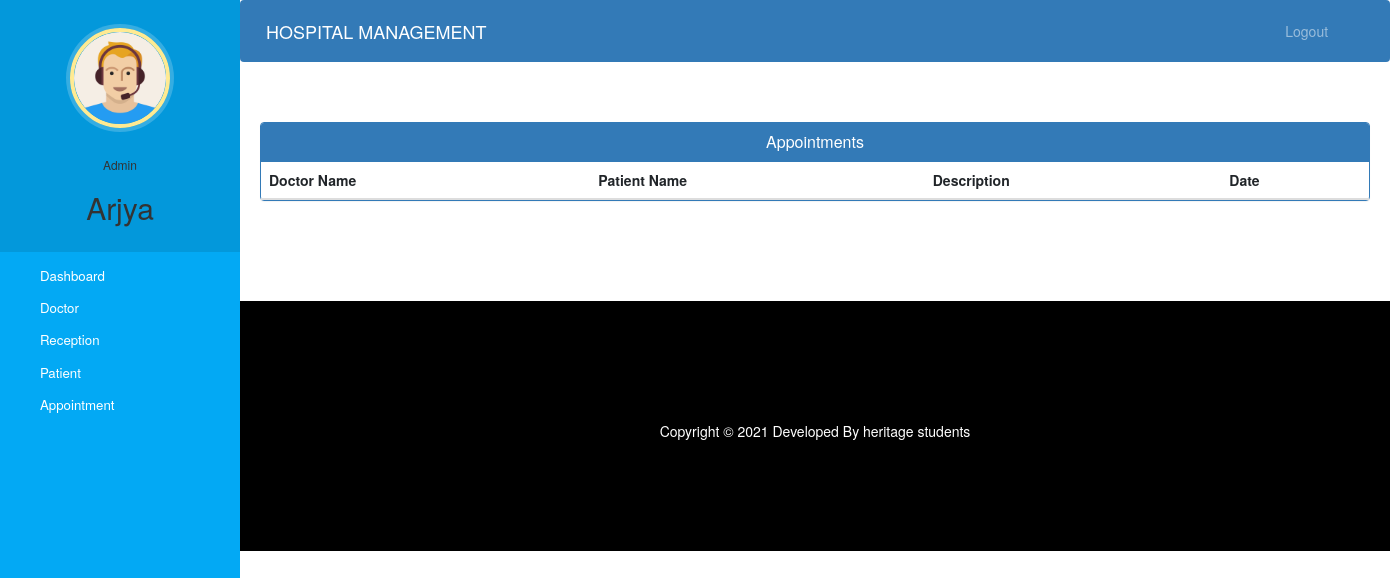
/admin-view-appointment (signed in), run on an earlier commit of the app's database.
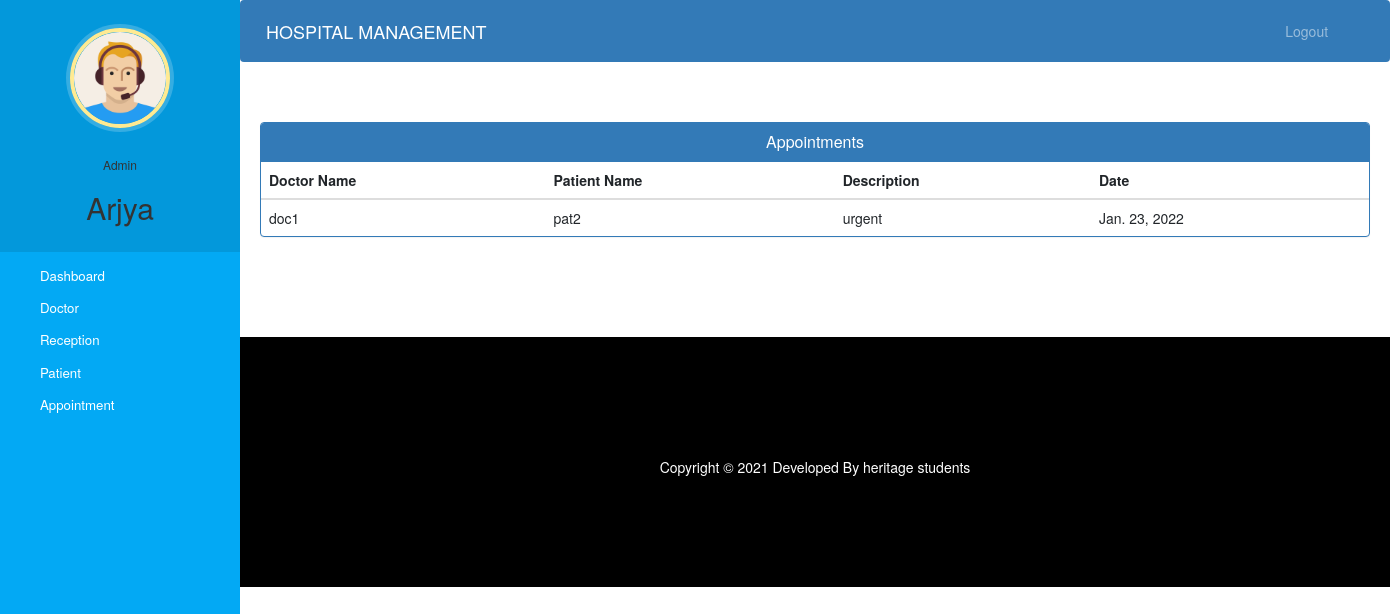
And on a later commit of the database.
### hospital/models.py (models this page shows)
class Appointment(models.Model):
    patientId=models.PositiveIntegerField(null=True)
    doctorId=models.PositiveIntegerField(null=True)
    patientName=models.CharField(max_length=40,null=True)
    doctorName=models.CharField(max_length=40,null=True)
    appointmentDate=models.DateField(auto_now=True)
    description=models.TextField(max_length=500)
    status=models.BooleanField(default=False)

### hospital/views.py (the view)
# urls.py: path('admin-view-appointment', views.admin_view_appointment_view,name='admin-view-appointment'),
@login_required(login_url='adminlogin')
@user_passes_test(is_admin)
def admin_view_appointment_view(request):
    appointments=models.Appointment.objects.all().filter(status=True)
    return render(request,'hospital/admin_view_appointment.html',{'appointments':appointments})

### hospital/views.py (called while the page is built)
def is_admin(user):
    return user.groups.filter(name='ADMIN').exists()

### templates/hospital/admin_view_appointment.html (shortened to what this page needs)
{% extends 'hospital/admin_base.html' %}
{% block content %}
<head>
  <link href="//netdna.bootstrapcdn.com/bootstrap/3.0.0/css/bootstrap.min.css" rel="stylesheet" id="bootstrap-css">
</head>
<div class="container">
  <div class="panel panel-primary">
    <div class="panel-heading">
      <h6 class="panel-title">Appointments</h6>
    </div>
    <table class="table table-hover" id="dev-table">
      <thead>
        <tr>
          <th>Doctor Name</th>
          <th>Patient Name</th>
          <th>Description</th>
          <th>Date</th>
        </tr>
      </thead>
      {% for a in appointments %}
      <tr>
        <td> {{a.doctorName}}</td>
        <td>{{a.patientName}}</td>
        <td>{{a.description}}</td>
        <td>{{a.appointmentDate}}</td>
      </tr>
      {% endfor %}
    </table>
  </div>
</div>
{% endblock content %}

What changed in the data, as far as the page shows it:
added Appointment: doctorName "doc1", patientName "pat2", description "urgent", appointmentDate "Jan. 23, 2022"
